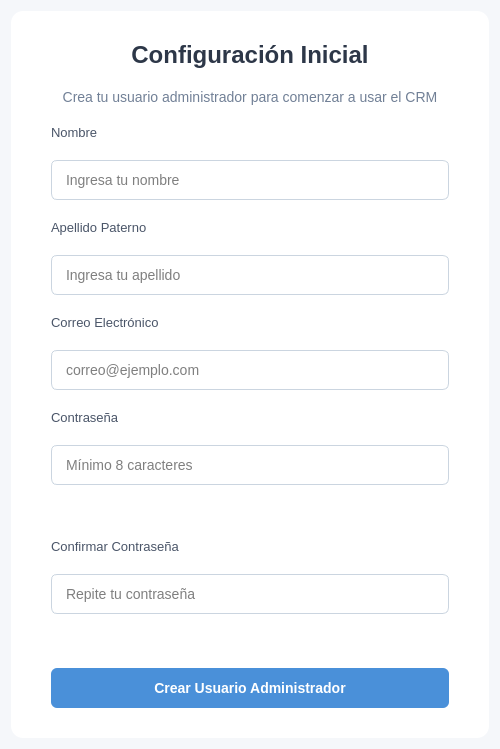
<?xml version="1.0" encoding="UTF-8"?>
<ui version="4.0">
 <class>SetupView</class>
 <widget class="QWidget" name="SetupView">
  <property name="geometry">
   <rect>
    <x>0</x>
    <y>0</y>
    <width>500</width>
    <height>650</height>
   </rect>
  </property>
  <property name="windowTitle">
   <string>Configuración Inicial - CRM</string>
  </property>
  <property name="styleSheet">
   <string notr="true">
QWidget#SetupView {
    background-color: #f5f7fa;
}

QLabel#titulo {
    color: #2d3748;
    font-size: 24px;
    font-weight: bold;
}

QLabel#subtitulo {
    color: #718096;
    font-size: 14px;
}

QLabel {
    color: #4a5568;
    font-size: 13px;
}

QLineEdit {
    padding: 10px 12px;
    border: 1px solid #cbd5e0;
    border-radius: 6px;
    background-color: white;
    font-size: 14px;
}

QLineEdit:focus {
    border: 2px solid #4a90d9;
}

QPushButton#btnCrear {
    background-color: #4a90d9;
    color: white;
    font-size: 14px;
    font-weight: 600;
    padding: 12px;
    border: none;
    border-radius: 6px;
}

QPushButton#btnCrear:hover {
    background-color: #3182ce;
}

QPushButton#btnCrear:pressed {
    background-color: #2c5282;
}

QPushButton#btnCrear:disabled {
    background-color: #a0aec0;
}

QLabel#lblError {
    color: #e53e3e;
    font-size: 12px;
    font-weight: 500;
}

QLabel#lblStrength {
    font-size: 12px;
    font-weight: 600;
}
   </string>
  </property>
  <layout class="QVBoxLayout" name="verticalLayout">
   <item>
    <spacer name="verticalSpacer">
     <property name="orientation">
      <enum>Qt::Vertical</enum>
     </property>
     <property name="sizeHint" stdset="0">
      <size>
       <width>20</width>
       <height>40</height>
      </size>
     </property>
    </spacer>
   </item>
   <item>
    <widget class="QWidget" name="containerCentral" native="true">
     <property name="styleSheet">
      <string notr="true">
QWidget#containerCentral {
    background-color: white;
    border-radius: 12px;
}
      </string>
     </property>
     <layout class="QVBoxLayout" name="verticalLayout_2">
      <property name="spacing">
       <number>20</number>
      </property>
      <property name="leftMargin">
       <number>40</number>
      </property>
      <property name="topMargin">
       <number>30</number>
      </property>
      <property name="rightMargin">
       <number>40</number>
      </property>
      <property name="bottomMargin">
       <number>30</number>
      </property>
      <item>
       <widget class="QLabel" name="titulo">
        <property name="text">
         <string>Configuración Inicial</string>
        </property>
        <property name="alignment">
         <set>Qt::AlignCenter</set>
        </property>
       </widget>
      </item>
      <item>
       <widget class="QLabel" name="subtitulo">
        <property name="text">
         <string>Crea tu usuario administrador para comenzar a usar el CRM</string>
        </property>
        <property name="alignment">
         <set>Qt::AlignCenter</set>
        </property>
        <property name="wordWrap">
         <bool>true</bool>
        </property>
       </widget>
      </item>
      <item>
       <widget class="QLabel" name="label_nombre">
        <property name="text">
         <string>Nombre</string>
        </property>
       </widget>
      </item>
      <item>
       <widget class="QLineEdit" name="inputNombre">
        <property name="placeholderText">
         <string>Ingresa tu nombre</string>
        </property>
       </widget>
      </item>
      <item>
       <widget class="QLabel" name="label_apellido">
        <property name="text">
         <string>Apellido Paterno</string>
        </property>
       </widget>
      </item>
      <item>
       <widget class="QLineEdit" name="inputApellido">
        <property name="placeholderText">
         <string>Ingresa tu apellido</string>
        </property>
       </widget>
      </item>
      <item>
       <widget class="QLabel" name="label_email">
        <property name="text">
         <string>Correo Electrónico</string>
        </property>
       </widget>
      </item>
      <item>
       <widget class="QLineEdit" name="inputEmail">
        <property name="placeholderText">
         <string>correo@ejemplo.com</string>
        </property>
       </widget>
      </item>
      <item>
       <widget class="QLabel" name="label_password">
        <property name="text">
         <string>Contraseña</string>
        </property>
       </widget>
      </item>
      <item>
       <widget class="QLineEdit" name="inputPassword">
        <property name="echoMode">
         <enum>QLineEdit::Password</enum>
        </property>
        <property name="placeholderText">
         <string>Mínimo 8 caracteres</string>
        </property>
       </widget>
      </item>
      <item>
       <widget class="QLabel" name="lblStrength">
        <property name="text">
         <string/>
        </property>
       </widget>
      </item>
      <item>
       <widget class="QLabel" name="label_confirm">
        <property name="text">
         <string>Confirmar Contraseña</string>
        </property>
       </widget>
      </item>
      <item>
       <widget class="QLineEdit" name="inputConfirm">
        <property name="echoMode">
         <enum>QLineEdit::Password</enum>
        </property>
        <property name="placeholderText">
         <string>Repite tu contraseña</string>
        </property>
       </widget>
      </item>
      <item>
       <widget class="QLabel" name="lblError">
        <property name="text">
         <string/>
        </property>
        <property name="alignment">
         <set>Qt::AlignCenter</set>
        </property>
        <property name="wordWrap">
         <bool>true</bool>
        </property>
       </widget>
      </item>
      <item>
       <widget class="QPushButton" name="btnCrear">
        <property name="text">
         <string>Crear Usuario Administrador</string>
        </property>
       </widget>
      </item>
     </layout>
    </widget>
   </item>
   <item>
    <spacer name="verticalSpacer_2">
     <property name="orientation">
      <enum>Qt::Vertical</enum>
     </property>
     <property name="sizeHint" stdset="0">
      <size>
       <width>20</width>
       <height>40</height>
      </size>
     </property>
    </spacer>
   </item>
  </layout>
 </widget>
 <resources/>
 <connections/>
</ui>
